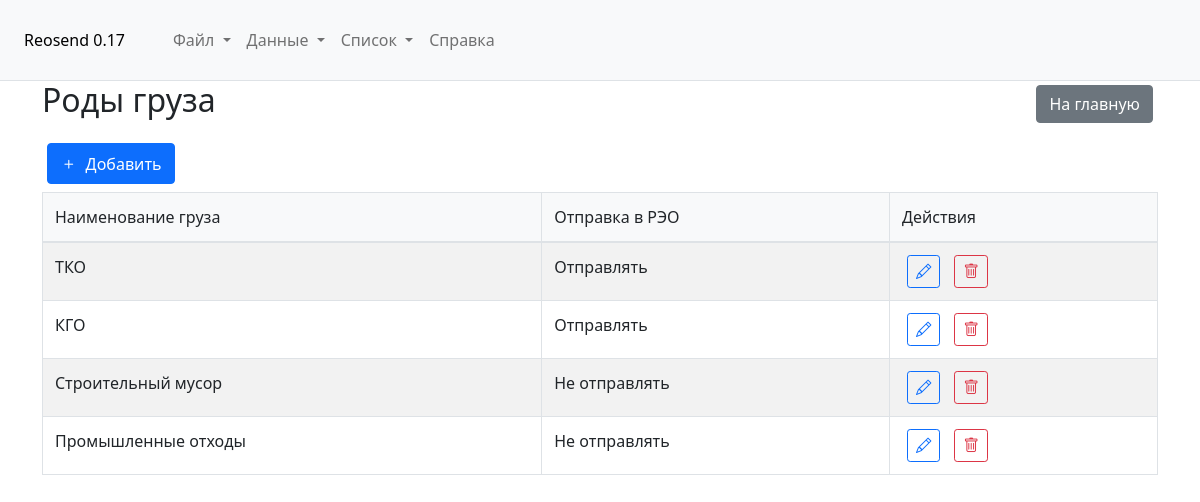
/cargo_types, run on the app's committed database.
### tables this page shows
CREATE TABLE list_cargotypes (
                id INTEGER PRIMARY KEY AUTOINCREMENT,
                name TEXT NOT NULL,
                reosend INTEGER DEFAULT 1
            );

### app.py (the view)
@app.route('/cargo_types')
def cargo_types():
    conn = sqlite3.connect('app_data.sqlite')
    cursor = conn.cursor()
    cursor.execute("SELECT name, reosend FROM list_cargotypes")
    rows = cursor.fetchall()
    conn.close()
    return render_template('cargo_types.html', rows=rows)

### templates/cargo_types.html (shortened to what this page needs)
{% extends "base.html" %}
{% block content %}
<div class="container">
    <div class="d-flex justify-content-between align-items-center mb-3">
        <h2>Роды груза</h2>
        <a href="/" class="btn btn-secondary">На главную</a>
    </div>
    <div class="mb-2">
        <button class="btn btn-primary" id="addCargoType">
            <i class="bi bi-plus"></i> Добавить
        </button>
    </div>
    <div class="table-responsive">
        <table class="table table-striped table-bordered">
            <thead>
                <tr>
                    <th>Наименование груза</th>
                    <th>Отправка в РЭО</th>
                    <th>Действия</th>
                </tr>
            </thead>
            <tbody>
                {% for row in rows %}
                <tr>
                    <td>{{ row[0] }}</td>
                    <td>{{ "Отправлять" if row[1] else "Не отправлять" }}</td>
                    <td>
                        <button class="btn btn-sm btn-outline-primary edit-cargo" data-id="{{ loop.index }}">
                            <i class="bi bi-pencil"></i>
                        </button>
                        <button class="btn btn-sm btn-outline-danger delete-cargo" data-id="{{ loop.index }}">
                            <i class="bi bi-trash"></i>
                        </button>
                    </td>
                </tr>
                {% endfor %}
            </tbody>
        </table>
    </div>
</div>
{% endblock %}

### static/css/style.css (style rules this page uses)
.table-responsive { overflow-x: auto; }
.table th { white-space: nowrap; background-color: #f8f9fa; }
.table td { white-space: nowrap; }
.btn { display: inline-flex; align-items: center; gap: 0.5rem; margin: 0 5px; }
.btn i { font-size: 1.1em; }
.table { width: 100%; margin-bottom: 1rem; border-collapse: collapse; }
.table th { background-color: #f8f9fa; border-bottom: 2px solid #dee2e6; padding: 12px; font-weight: 500; text-align: left; white-space: nowrap; }
.table td { padding: 12px; border-bottom: 1px solid #dee2e6; white-space: nowrap; }

### data on the page
list_cargotypes: name "ТКО", reosend "Отправлять"
list_cargotypes: name "КГО", reosend "Отправлять"
list_cargotypes: name "Строительный мусор", reosend "Не отправлять"
list_cargotypes: name "Промышленные отходы", reosend "Не отправлять"
